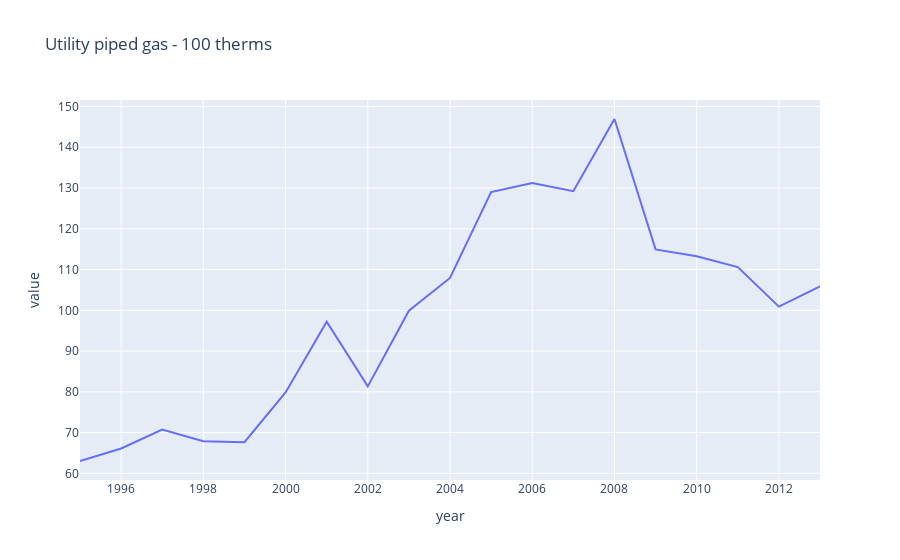
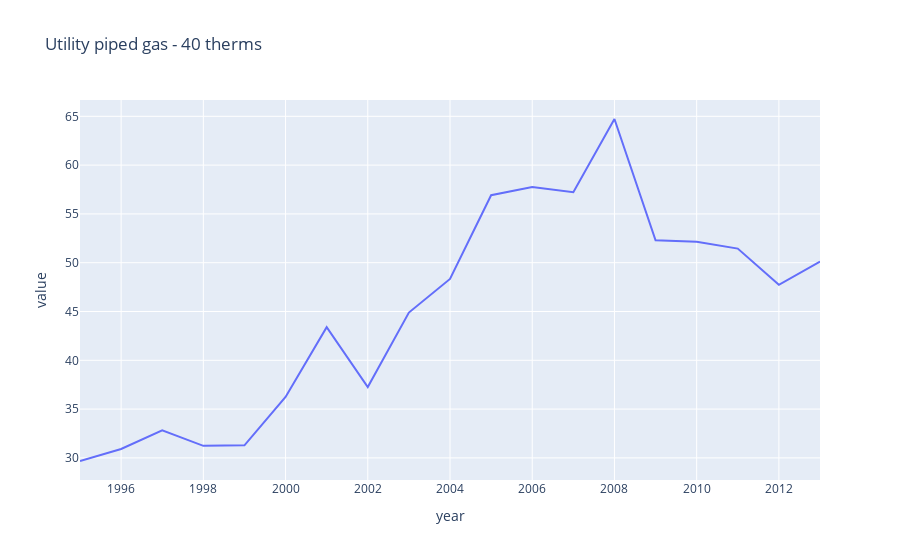
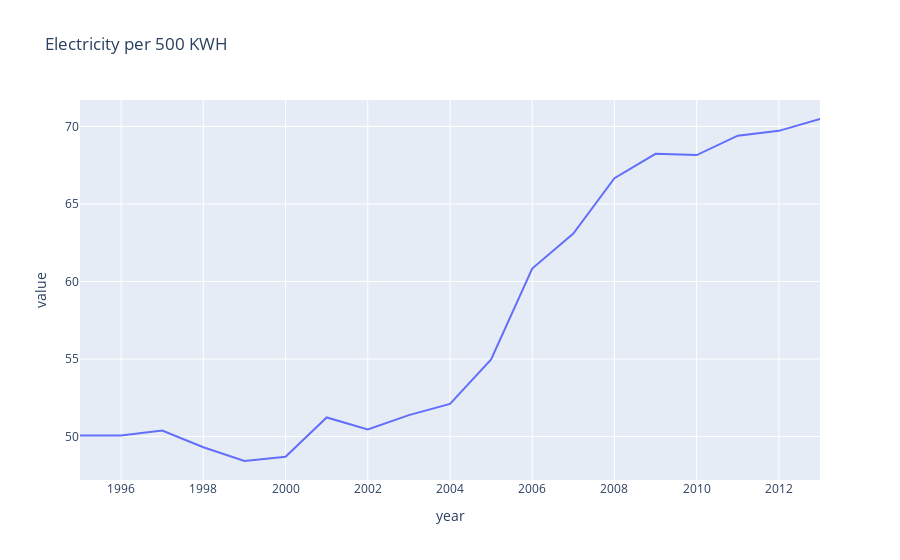

The cell these charts' notebook holds for them, in order:
### Code cell
# Items Ranked by STD (Most Volatile)

STD = pd.DataFrame(complete_df.groupby(['item_name']).value.std()).sort_values(by='value', ascending=False).reset_index().head(10)
byItem = pd.DataFrame((complete_df.groupby(['year', 'item_name']).value.mean()).reset_index())

print('Plotting the Top 10 most volatile items over 1995-2022')
print('')

STD.rename(columns = {'value': 'STD'}, inplace=True)
print(STD)

for name in STD['item_name']:
    fig = px.line(byItem[byItem['item_name'] == name], x='year', y='value', title=name)
    fig.show()

### Figure 1 — Plotly figure (JSON) as saved in the notebook; plotly's stock layout.template omitted (floating-point values rounded to 4 significant figures)
{"data": [{"hovertemplate": "year=%{x}<br>value=%{y}<extra></extra>", "legendgroup": "", "line": {"color": "#636efa", "dash": "solid"}, "marker": {"symbol": "circle"}, "mode": "lines", "name": "", "orientation": "v", "showlegend": false, "type": "scatter", "x": [1995, 1996, 1997, 1998, 1999, 2000, 2001, 2002, 2003, 2004, 2005, 2006, 2007, 2008, 2009, 2010, 2011, 2012, 2013], "xaxis": "x", "y": [63.03, 66.11, 70.74, 67.9, 67.64, 79.85, 97.2, 81.34, 99.9, 107.9, 129.0, 131.2, 129.2, 146.9, 115.0, 113.2, 110.6, 100.9, 105.9], "yaxis": "y"}], "layout": {"autosize": true, "legend": {"tracegroupgap": 0}, "title": {"text": "Utility piped gas - 100 therms"}, "xaxis": {"anchor": "y", "autorange": true, "domain": [0, 1], "range": [1995, 2013], "title": {"text": "year"}, "type": "linear"}, "yaxis": {"anchor": "x", "autorange": true, "domain": [0, 1], "range": [58.37, 151.6], "title": {"text": "value"}, "type": "linear"}}}

### Figure 2 — Plotly figure (JSON) as saved in the notebook; plotly's stock layout.template omitted (floating-point values rounded to 4 significant figures)
{"data": [{"hovertemplate": "year=%{x}<br>value=%{y}<extra></extra>", "legendgroup": "", "line": {"color": "#636efa", "dash": "solid"}, "marker": {"symbol": "circle"}, "mode": "lines", "name": "", "orientation": "v", "showlegend": false, "type": "scatter", "x": [1995, 1996, 1997, 1998, 1999, 2000, 2001, 2002, 2003, 2004, 2005, 2006, 2007, 2008, 2009, 2010, 2011, 2012, 2013], "xaxis": "x", "y": [29.68, 30.91, 32.84, 31.23, 31.29, 36.25, 43.39, 37.26, 44.89, 48.34, 56.91, 57.75, 57.22, 64.73, 52.29, 52.16, 51.44, 47.73, 50.11], "yaxis": "y"}], "layout": {"autosize": true, "legend": {"tracegroupgap": 0}, "title": {"text": "Utility piped gas - 40 therms"}, "xaxis": {"anchor": "y", "autorange": true, "domain": [0, 1], "range": [1995, 2013], "title": {"text": "year"}, "type": "linear"}, "yaxis": {"anchor": "x", "autorange": true, "domain": [0, 1], "range": [27.73, 66.67], "title": {"text": "value"}, "type": "linear"}}}

### Figure 3 — Plotly figure (JSON) as saved in the notebook; plotly's stock layout.template omitted (floating-point values rounded to 4 significant figures)
{"data": [{"hovertemplate": "year=%{x}<br>value=%{y}<extra></extra>", "legendgroup": "", "line": {"color": "#636efa", "dash": "solid"}, "marker": {"symbol": "circle"}, "mode": "lines", "name": "", "orientation": "v", "showlegend": false, "type": "scatter", "x": [1995, 1996, 1997, 1998, 1999, 2000, 2001, 2002, 2003, 2004, 2005, 2006, 2007, 2008, 2009, 2010, 2011, 2012, 2013], "xaxis": "x", "y": [50.06, 50.07, 50.38, 49.3, 48.42, 48.69, 51.23, 50.46, 51.38, 52.1, 54.97, 60.84, 63.09, 66.67, 68.23, 68.15, 69.41, 69.72, 70.48], "yaxis": "y"}], "layout": {"autosize": true, "legend": {"tracegroupgap": 0}, "title": {"text": "Electricity per 500 KWH"}, "xaxis": {"anchor": "y", "autorange": true, "domain": [0, 1], "range": [1995, 2013], "title": {"text": "year"}, "type": "linear"}, "yaxis": {"anchor": "x", "autorange": true, "domain": [0, 1], "range": [47.19, 71.71], "title": {"text": "value"}, "type": "linear"}}}
